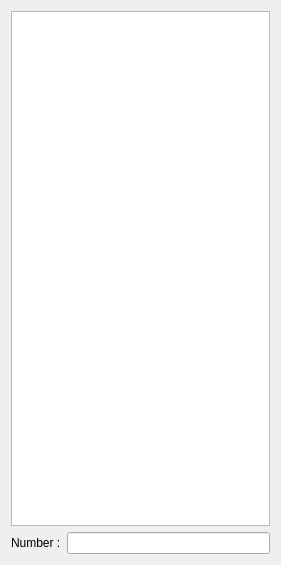
<ui version="4.0" >
 <class>ListOfMaterial</class>
 <widget class="QWidget" name="ListOfMaterial" >
  <property name="geometry" >
   <rect>
    <x>0</x>
    <y>0</y>
    <width>281</width>
    <height>565</height>
   </rect>
  </property>
  <property name="windowTitle" >
   <string>Form</string>
  </property>
  <layout class="QVBoxLayout" name="verticalLayout" >
   <item>
    <widget class="QListWidget" name="materialList" >
     <property name="minimumSize" >
      <size>
       <width>0</width>
       <height>0</height>
      </size>
     </property>
     <property name="sortingEnabled" >
      <bool>false</bool>
     </property>
    </widget>
   </item>
   <item>
    <layout class="QHBoxLayout" name="NumberLayout" >
     <item>
      <widget class="QLabel" name="labelNbrSubMaterial" >
       <property name="text" >
        <string>Number :</string>
       </property>
      </widget>
     </item>
     <item>
      <widget class="QLineEdit" name="numberOfSubMaterial" >
       <property name="alignment" >
        <set>Qt::AlignRight|Qt::AlignTrailing|Qt::AlignVCenter</set>
       </property>
       <property name="readOnly" >
        <bool>true</bool>
       </property>
      </widget>
     </item>
    </layout>
   </item>
  </layout>
 </widget>
 <resources/>
 <connections/>
</ui>
